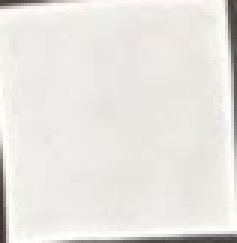
#> input picture scraps/bag1/scrap1_calib.png, 79 x 81 px (shown 3 times larger)
$ python size_analysis.py
#> lines starting #> are read from the running program, lines starting #| are printed output that depends on the picture; after the words box and inside, x2 and y2 are one past the last pixel; in counts of white or black regions, pixels touching at a corner belong together
### main.py
"""Run the fabric scrap harvesting pipeline."""
import glob
import os
from inventory import build_triangle_records, save_inventory_csv, save_inventory_json
from polygons import get_calibration_scale
from report import analyze_results, process_single_scrap, save_to_csv, summarize_totals
from visualize import visualize_scrap
TRIANGLE_SIZE_INCHES = 1.0
NUM_SHIFTS = 5
BASE_FOLDER = 'scraps'

def get_scrap_groups(base_folder='scraps'):
    groups = {}
    image_paths = glob.glob(os.path.join(base_folder, '**', '*.png'), recursive=True)
    for image_path in image_paths:
        filename = os.path.basename(image_path)
        folder = os.path.basename(os.path.dirname(image_path))
        if '_calib' in filename:
            base_name = filename.replace('_calib.png', '')
        else:
            base_name = filename.split('_')[0]
        key = (folder, base_name)
        groups.setdefault(key, {'calib': None, 'scraps': [], 'folder': folder})
        if '_calib' in filename:
            groups[key]['calib'] = image_path
        else:
            groups[key]['scraps'].append(image_path)
    return {k: v for k, v in groups.items() if v['calib'] is not None}

# [65 lines left out: functions clean_previous_files, process_group, main, not called in this run]
# [2 lines that do not run on import are left out]

### polygons.py
import cv2
from shapely.geometry import Polygon

def extract_polygon_from_image(image_path, epsilon_ratio=0.005):
    image = cv2.imread(image_path, cv2.IMREAD_UNCHANGED)
    if image is None:
        raise ValueError(f'Could not load image: {image_path}')
    if image.shape[2] < 4:
        raise ValueError('Image must have an alpha channel (RGBA)')
    alpha = image[:, :, 3]
    contours, _ = cv2.findContours(alpha, cv2.RETR_EXTERNAL, cv2.CHAIN_APPROX_SIMPLE)
    if not contours:
        raise ValueError('No contours found in image')
    largest_contour = max(contours, key=cv2.contourArea)
    epsilon = epsilon_ratio * cv2.arcLength(largest_contour, True)
    simplified_contour = cv2.approxPolyDP(largest_contour, epsilon, True)
    return [(point[0][0], point[0][1]) for point in simplified_contour]

def get_calibration_scale(calib_image_path, verbose=False):
    vertices = extract_polygon_from_image(calib_image_path)
    calibration_polygon = Polygon(vertices)
    min_x, min_y, max_x, max_y = calibration_polygon.bounds
    width = max_x - min_x
    height = max_y - min_y
    pixel_size = max(width, height)
    scale = pixel_size / 1.0
    if verbose:
        print(f'Calibration square: {width:.2f} x {height:.2f} px, using larger side = {pixel_size:.2f} px')
        print(f'Scale: {scale:.2f} px/inch')
    return (scale, vertices)

### report.py
import csv
from shapely.geometry import Polygon
from harvest import find_best_triangles
from polygons import extract_polygon_from_image

def compute_metrics(vertices, accepted_triangles, scale, triangle_size_inches):
    scrap_polygon = Polygon(vertices)
    original_area_pixels = scrap_polygon.area
    original_area_inches = original_area_pixels / (scale * scale)
    total_accepted_area_pixels = sum((tri.area for tri in accepted_triangles))
    total_accepted_area_inches = total_accepted_area_pixels / (scale * scale)
    triangle_count = len(accepted_triangles)
    triangle_area_inches = 0.5 * triangle_size_inches * triangle_size_inches
    theoretical_area_inches = triangle_count * triangle_area_inches
    recovery_percentage = total_accepted_area_inches / original_area_inches * 100 if original_area_inches > 0 else 0
    return {'original_area_pixels': original_area_pixels, 'original_area_inches': original_area_inches, 'num_accepted_triangles': triangle_count, 'total_accepted_area_pixels': total_accepted_area_pixels, 'total_accepted_area_inches': total_accepted_area_inches, 'theoretical_area_inches': theoretical_area_inches, 'recovery_percentage': recovery_percentage, 'triangle_size_inches': triangle_size_inches, 'scale': scale}

def process_single_scrap(image_path, calib_scale, triangle_size_inches, num_shifts=5):
    vertices = extract_polygon_from_image(image_path)
    accepted_triangles = find_best_triangles(vertices, triangle_size_inches, calib_scale, num_shifts)
    metrics = compute_metrics(vertices, accepted_triangles, calib_scale, triangle_size_inches)
    return {'vertices': vertices, 'triangles': accepted_triangles, 'metrics': metrics, 'image_path': image_path}

# [85 lines left out: functions summarize_totals, save_to_csv, analyze_results, compute_total_scrap_area_by_folder, compute_fabric_usage, save_fabric_usage_csv, not called in this run]

### harvest.py
from itertools import product
import numpy as np
from shapely.geometry import Point, Polygon

# [11 lines left out: function classify_orientation, not called in this run]

def extract_triangles_for_diagonal(vertices, triangle_size_inches, scale, shift_x=0, shift_y=0, diagonal='main'):
    scrap = Polygon(vertices)
    min_x, min_y, max_x, max_y = scrap.bounds
    triangle_size_pixels = triangle_size_inches * scale
    start_x = min_x + shift_x
    start_y = min_y + shift_y
    x_positions = np.arange(start_x, max_x, triangle_size_pixels)
    y_positions = np.arange(start_y, max_y, triangle_size_pixels)
    accepted_triangles = []
    for x in x_positions:
        for y in y_positions:
            p1 = (x, y)
            p2 = (x + triangle_size_pixels, y)
            p3 = (x + triangle_size_pixels, y + triangle_size_pixels)
            p4 = (x, y + triangle_size_pixels)
            if diagonal == 'main':
                first_triangle = Polygon([p1, p2, p3])
                second_triangle = Polygon([p1, p3, p4])
            else:
                first_triangle = Polygon([p2, p3, p4])
                second_triangle = Polygon([p1, p2, p4])
            if scrap.covers(first_triangle):
                accepted_triangles.append(first_triangle)
            if scrap.covers(second_triangle):
                accepted_triangles.append(second_triangle)
    return accepted_triangles

def _best_triangles_for_diagonal(vertices, triangle_size_inches, scale, shifts, diagonal):
    best_triangles = []
    for shift_x, shift_y in product(shifts, repeat=2):
        triangles = extract_triangles_for_diagonal(vertices, triangle_size_inches, scale, shift_x, shift_y, diagonal)
        if len(triangles) > len(best_triangles):
            best_triangles = triangles
    return best_triangles

def find_best_triangles(vertices, triangle_size_inches, scale, num_shifts=5, overlap_tolerance=0.01):
    scrap = Polygon(vertices)
    triangle_size_pixels = triangle_size_inches * scale
    shifts = np.linspace(0, triangle_size_pixels, num_shifts, endpoint=False)
    main_triangles = _best_triangles_for_diagonal(vertices, triangle_size_inches, scale, shifts, 'main')
    anti_triangles = _best_triangles_for_diagonal(vertices, triangle_size_inches, scale, shifts, 'anti')
    if len(main_triangles) >= len(anti_triangles):
        selected_triangles, candidate_triangles = (main_triangles, anti_triangles)
    else:
        selected_triangles, candidate_triangles = (anti_triangles, main_triangles)
    selected_triangles = list(selected_triangles)
    for tri in candidate_triangles:
        has_overlap = any((tri.intersects(existing) and tri.intersection(existing).area > overlap_tolerance * tri.area for existing in selected_triangles))
        if not has_overlap and scrap.covers(tri):
            selected_triangles.append(tri)
    return selected_triangles

### size_analysis.py
import csv
import matplotlib.pyplot as plt
from main import get_scrap_groups
from polygons import get_calibration_scale
from report import process_single_scrap

BASE_FOLDER = "scraps"
TRIANGLE_SIZES_INCHES = [1.0, 1.5, 2.0, 2.5, 3.0, 3.5, 4.0, 4.5, 5.0]
NUM_SHIFTS = 5


def calibrate_groups(scrap_groups):

    scales = {}
    for base_name, group in scrap_groups.items():
        try:
            scale, _ = get_calibration_scale(group["calib"])
            scales[base_name] = scale
        except Exception as e:
            print(f"  Calibration failed for {base_name}: {e}")
    return scales


def run_for_size(scrap_groups, scales, triangle_size_inches, num_shifts):
    total_triangles = 0
    total_area_inches = 0.0
    total_recovered_inches = 0.0
    num_scraps = 0

    for base_name, group in scrap_groups.items():
        if base_name not in scales:
            continue
        scale = scales[base_name]

        for scrap_path in group["scraps"]:
            try:
                result = process_single_scrap(scrap_path, scale, triangle_size_inches, num_shifts)
            except Exception as e:
                print(f"  Skipping {scrap_path}: {e}")
                continue

            m = result["metrics"]
            total_triangles += m["num_accepted_triangles"]
            total_area_inches += m["original_area_inches"]
            total_recovered_inches += m["total_accepted_area_inches"]
            num_scraps += 1

    recovery_pct = (total_recovered_inches / total_area_inches) * 100 if total_area_inches > 0 else 0


    avg_pieces_per_scrap = total_triangles / num_scraps if num_scraps > 0 else 0

    return {
        "triangle_size_inches": triangle_size_inches,
        "num_scraps": num_scraps,
        "total_triangles": total_triangles,
        "total_area_inches": total_area_inches,
        "total_recovered_inches": total_recovered_inches,
        "recovery_percentage": recovery_pct,
        "avg_pieces_per_scrap": avg_pieces_per_scrap,
    }


def save_sweep_csv(results, filename="sweep_report.csv"):
    fieldnames = [
        "Triangle Size (in)", "Scraps Processed", "Total Triangles",
        "Total Area (in\u00b2)", "Recovered Area (in\u00b2)", "Recovery %",
        "Avg Pieces per Scrap",
    ]
    with open(filename, "w", newline="") as csvfile:
        writer = csv.DictWriter(csvfile, fieldnames=fieldnames)
        writer.writeheader()
        for r in results:
            writer.writerow({
                "Triangle Size (in)": f"{r['triangle_size_inches']:.2f}",
                "Scraps Processed": r["num_scraps"],
                "Total Triangles": r["total_triangles"],
                "Total Area (in\u00b2)": f"{r['total_area_inches']:.2f}",
                "Recovered Area (in\u00b2)": f"{r['total_recovered_inches']:.2f}",
                "Recovery %": f"{r['recovery_percentage']:.2f}",
                "Avg Pieces per Scrap": f"{r['avg_pieces_per_scrap']:.1f}",
            })
    print(f"Sweep CSV saved to: {filename}")


def plot_tradeoffs(results, output_path="triangle_size_tradeoffs.png"):
    sizes = [r["triangle_size_inches"] for r in results]
    recoveries = [r["recovery_percentage"] for r in results]
    counts = [r["total_triangles"] for r in results]

    fig, ax1 = plt.subplots(figsize=(9, 6))

    color1 = "tab:blue"
    ax1.set_xlabel("Triangle size (inches)")
    ax1.set_ylabel("Recovery (%)", color=color1)
    ax1.plot(sizes, recoveries, marker="o", color=color1, label="Recovery %")
    ax1.tick_params(axis="y", labelcolor=color1)

    ax2 = ax1.twinx()
    color2 = "tab:orange"
    ax2.set_ylabel("Total triangles harvested", color=color2)
    ax2.plot(sizes, counts, marker="s", color=color2, label="Triangle count")
    ax2.tick_params(axis="y", labelcolor=color2)

    fig.suptitle("Triangle size vs. recovery and piece count")
    fig.tight_layout()
    plt.savefig(output_path, dpi=300, bbox_inches="tight")
    plt.close(fig)
    print(f"Tradeoff plot saved to: {output_path}")


def run_sweep(base_folder=BASE_FOLDER, triangle_sizes=TRIANGLE_SIZES_INCHES, num_shifts=NUM_SHIFTS):
    scrap_groups = get_scrap_groups(base_folder)
    if not scrap_groups:
        print(f"No scrap groups found in '{base_folder}'.")
        return []

    print(f"Calibrating {len(scrap_groups)} group(s)...")
    scales = calibrate_groups(scrap_groups)
#> in extract_polygon_from_image, image is the input picture: shape (81, 79, 4); mean B, G, R, A 225.7, 229.8, 231.6, 226.4
#> in extract_polygon_from_image, `alpha = image[:, :, 3]`:
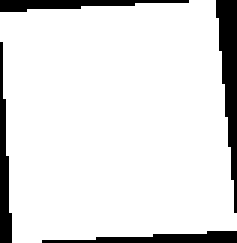
#> alpha: shape (81, 79) (shown 3 times larger); 88.8% white; 4 black regions
#> in extract_polygon_from_image, `contours, _ = cv2.findContours(alpha, cv2.RETR_EXTERNAL, cv2.CHAIN_APP..`: contours = 1 contour; box (x1, y1, x2, y2) and area: (0, 0, 79, 81) 5532
#> in extract_polygon_from_image, `largest_contour = max(contours, key=cv2.contourArea)`: largest_contour = contour of 42 points, box (x1, y1, x2, y2) (0, 0, 79, 81), area 5532
#> in extract_polygon_from_image, `epsilon = epsilon_ratio * cv2.arcLength(largest_contour, True)`: epsilon = 1.52
#> in extract_polygon_from_image, `simplified_contour = cv2.approxPolyDP(largest_contour, epsilon, True)`: simplified_contour = [[71, 0], [0, 4], [4, 80], [78, 76]]
#> in get_calibration_scale, `vertices = extract_polygon_from_image(calib_image_path)`: vertices = [(71, 0), (0, 4), (4, 80), (78, 76)]
#> in get_calibration_scale, `min_x, min_y, max_x, max_y = calibration_polygon.bounds`: min_x = 0; max_x = 78; max_y = 80
#> in get_calibration_scale, `width = max_x - min_x`: width = 78
#> in get_calibration_scale, `height = max_y - min_y`: height = 80
#> scales = {('bag1', 'scrap1'): 80}

    results = []
    for size in triangle_sizes:
        summary = run_for_size(scrap_groups, scales, size, num_shifts)
#> in run_for_size, `scale = scales[base_name]`: scale = 80
#> call 2 of extract_polygon_from_image, with image_path = 'scraps/bag1/scrap1_Polygon-2.png', epsilon_ratio = 0.005
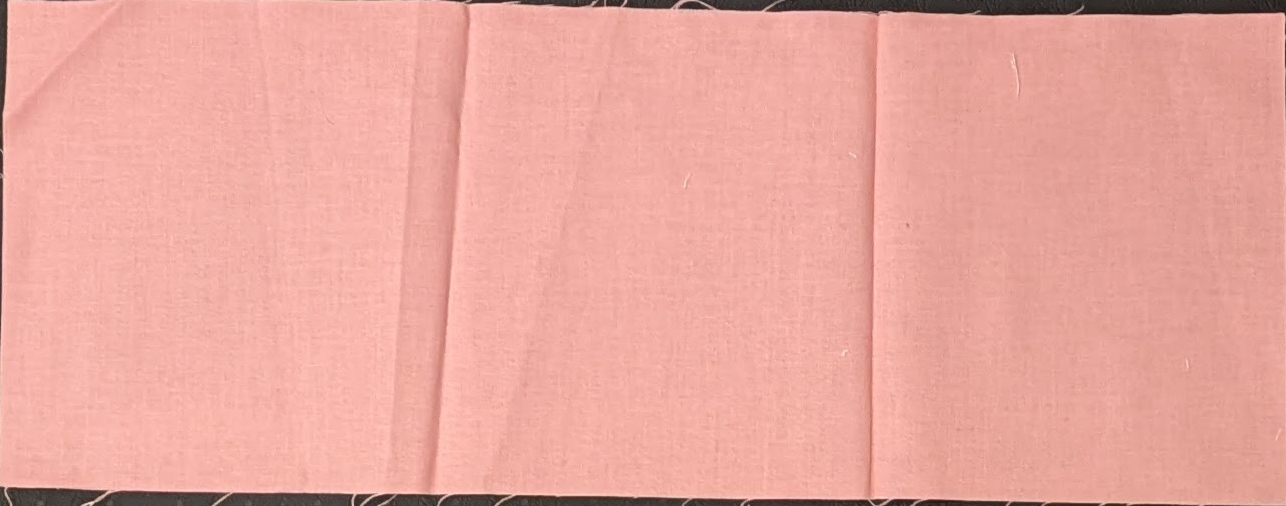
#> input picture scraps/bag1/scrap1_Polygon-2.png, 1286 x 506 px
#> in extract_polygon_from_image, image is the input picture: shape (506, 1286, 4); mean B, G, R, A 158.7, 168.1, 233.4, 243.1
#> in extract_polygon_from_image (call 2), `alpha = image[:, :, 3]`:
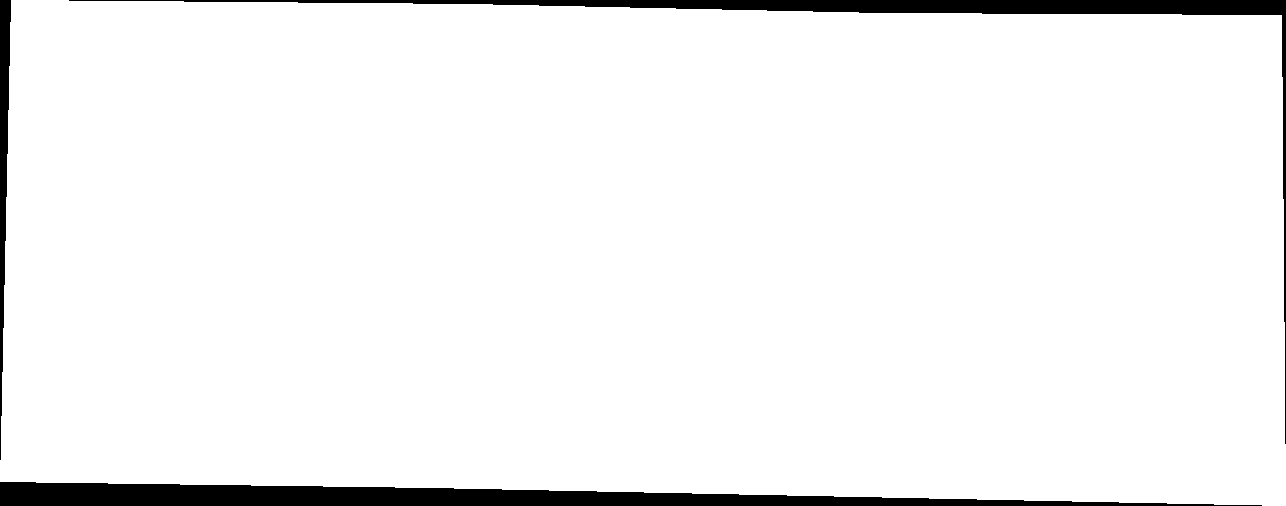
#> alpha: shape (506, 1286); 95.3% white; 3 black regions
#> in extract_polygon_from_image (call 2), `contours, _ = cv2.findContours(alpha, cv2.RETR_EXTERNAL, cv2.CHAIN_APP..`: contours = 1 contour; box (x1, y1, x2, y2) and area: (0, 0, 1286, 506) 618504
#> in extract_polygon_from_image (call 2), `largest_contour = max(contours, key=cv2.contourArea)`: largest_contour = contour of 112 points, box (x1, y1, x2, y2) (0, 0, 1286, 506), area 618504
#> in extract_polygon_from_image (call 2), `epsilon = epsilon_ratio * cv2.arcLength(largest_contour, True)`: epsilon = 17.74
#> in extract_polygon_from_image (call 2), `simplified_contour = cv2.approxPolyDP(largest_contour, epsilon, True)`: simplified_contour = [[11, 0], [0, 481], [1285, 505], [1281, 15]]
#> in process_single_scrap, `vertices = extract_polygon_from_image(image_path)`: vertices = [(11, 0), (0, 481), (1285, 505), (1281, 15)]
#> in find_best_triangles, `triangle_size_pixels = triangle_size_inches * scale`: triangle_size_pixels = 80
#> the loop in _best_triangles_for_diagonal, `for shift_x, shift_y in product(shifts, repeat=2):` made 25 passes
#> (start_x in extract_triangles_for_diagonal, start_y in extract_triangles_for_diagonal) on passes 1 to 12: (0, 0), (0, 16), (0, 32), (0, 48), (0, 64), (16, 0), (16, 16), (16, 32), (16, 48), (16, 64), (32, 0), (32, 16)
#> in find_best_triangles, `main_triangles = _best_triangles_for_diagonal(vertices, triangle_size_..`: main_triangles = 161 items
#> the loop in _best_triangles_for_diagonal (call 2), `for shift_x, shift_y in product(shifts, repeat=2):` made 25 passes
#> in find_best_triangles, `anti_triangles = _best_triangles_for_diagonal(vertices, triangle_size_..`: anti_triangles = 160 items
#> in find_best_triangles, `selected_triangles = list(selected_triangles)`: selected_triangles = 161 items
#> in compute_metrics, `original_area_pixels = scrap_polygon.area`: original_area_pixels = 620294.5
#> in compute_metrics, `original_area_inches = original_area_pixels / (scale * scale)`: original_area_inches = 96.92
#> in compute_metrics, `total_accepted_area_pixels = sum((tri.area for tri in accepted_triangl..`: total_accepted_area_pixels = 515200
#> in compute_metrics, `total_accepted_area_inches = total_accepted_area_pixels / (scale * sca..`: total_accepted_area_inches = 80.5
#> in compute_metrics, `triangle_count = len(accepted_triangles)`: triangle_count = 161
#> in compute_metrics, `theoretical_area_inches = triangle_count * triangle_area_inches`: theoretical_area_inches = 80.5
#> in compute_metrics, `recovery_percentage = total_accepted_area_inches / original_area_inche..`: recovery_percentage = 83.06
#> in process_single_scrap, `metrics = compute_metrics(vertices, accepted_triangles, calib_scale, t..`: metrics = 9 items
#> in run_for_size, `result = process_single_scrap(scrap_path, scale, triangle_size_inches,..`: result = 4 items
#> in run_for_size, `m = result["metrics"]`: m = 9 items
#> in run_for_size, `total_triangles += m["num_accepted_triangles"]`: total_triangles = 161
#> in run_for_size, `total_area_inches += m["original_area_inches"]`: total_area_inches = 96.92
#> in run_for_size, `total_recovered_inches += m["total_accepted_area_inches"]`: total_recovered_inches = 80.5
#> in run_for_size, `recovery_pct = (total_recovered_inches / total_area_inches) * 100 if t..`: recovery_pct = 83.06
#> in run_for_size, `avg_pieces_per_scrap = total_triangles / num_scraps if num_scraps > 0 ..`: avg_pieces_per_scrap = 161
#> summary = {'triangle_size_inches': 1, 'num_scraps': 1, 'total_triangles': 161, 'total_area_inches': 96.92, 'total_recovered_inches': 80.5, 'recovery_percentage': 83.06, 'avg_pieces_per_scrap': 161}
        results.append(summary)
        print(f"Triangle size {size} in: {summary['num_scraps']} scraps, "
              f"{summary['total_triangles']} triangles, {summary['recovery_percentage']:.1f}% recovery")
#| Triangle size 1.0 in: 1 scraps, 161 triangles, 83.1% recovery

    save_sweep_csv(results)
    plot_tradeoffs(results)
#> in plot_tradeoffs, `plt.savefig(output_path, dpi=300, bbox_inches="tight")`:
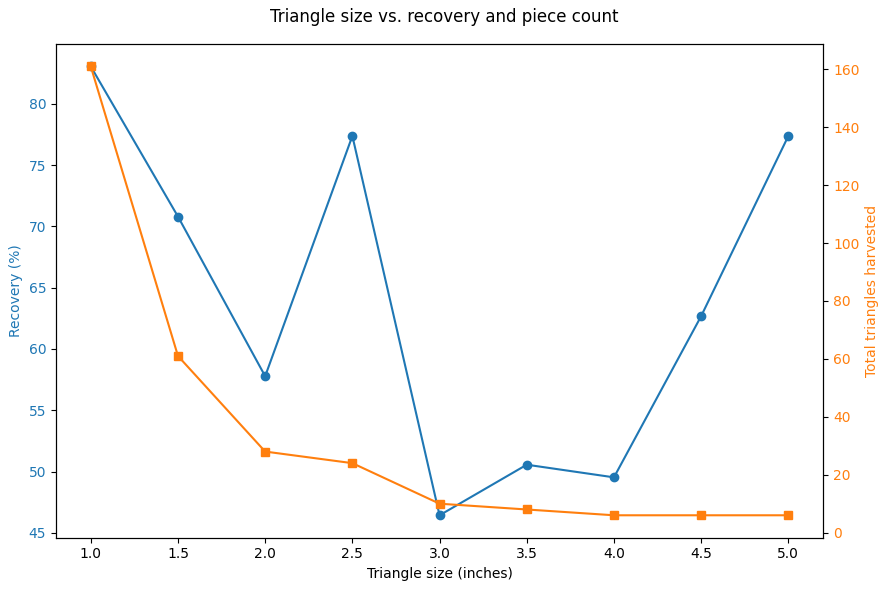
#> figure drawn by matplotlib, 2 panels

    return results


run_sweep()
